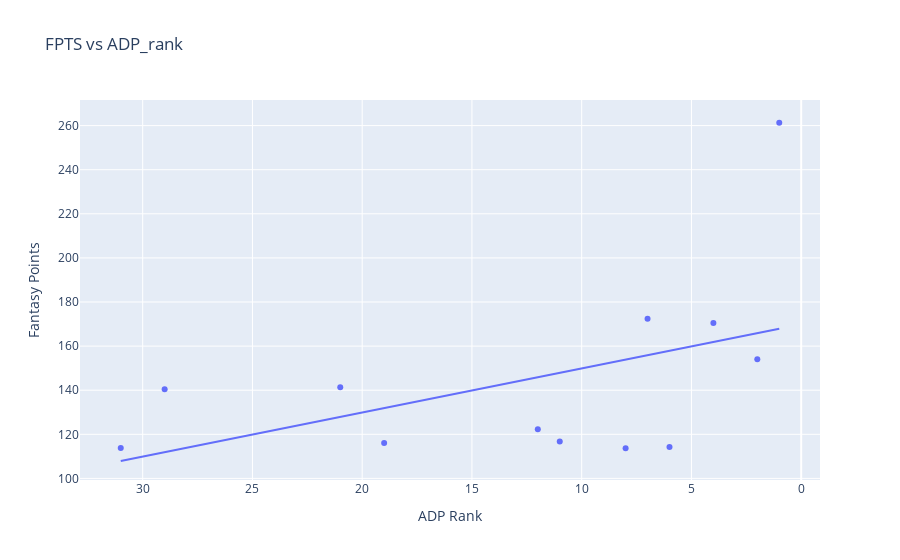

The code cell stored with this chart in its notebook:
### Code cell
analyze_position(df, 'te', per_team=1)

### Figure 1 — Plotly figure (JSON) as saved in the notebook; plotly's stock layout.template omitted (floating-point values rounded to 4 significant figures)
{"data": [{"customdata": [[1, 17], [2, 17], [3, 15], [4, 15], [5, 16], [6, 17], [7, 17], [8, 15], [9, 16], [10, 15], [11, 16], [12, 12]], "hovertemplate": "<b>%{hovertext}</b><br><br>ADP Rank=%{x}<br>Fantasy Points=%{y}<br>FPTS_rank=%{customdata[0]}<br>G=%{customdata[1]}<extra></extra>", "hovertext": ["Travis Kelce", "T.J. Hockenson", "George Kittle", "Mark Andrews", "Taysom Hill", "Evan Engram", "Cole Kmet", "Pat Freiermuth", "Tyler Higbee", "Dalton Schultz", "Juwan Johnson", "Dallas Goedert"], "legendgroup": "", "marker": {"color": "#636efa", "symbol": "circle"}, "mode": "markers", "name": "", "orientation": "v", "showlegend": false, "type": "scatter", "x": [1, 7, 4, 2, 21, 29, 12, 11, 19, 6, 31, 8], "xaxis": "x", "y": [261.3, 172.4, 170.5, 154, 141.3, 140.4, 122.3, 116.7, 116, 114.2, 113.8, 113.7], "yaxis": "y"}, {"hovertemplate": "<b>OLS trendline</b><br>FPTS = -1.99955 * ADP_rank + 169.878<br>R<sup>2</sup>=0.226541<br><br>ADP Rank=%{x}<br>Fantasy Points=%{y} <b>(trend)</b><extra></extra>", "legendgroup": "", "marker": {"color": "#636efa", "symbol": "circle"}, "mode": "lines", "name": "", "showlegend": false, "type": "scatter", "x": [1, 2, 4, 6, 7, 8, 11, 12, 19, 21, 29, 31], "xaxis": "x", "y": [167.9, 165.9, 161.9, 157.9, 155.9, 153.9, 147.9, 145.9, 131.9, 127.9, 111.9, 107.9], "yaxis": "y"}], "layout": {"legend": {"tracegroupgap": 0}, "title": {"text": "FPTS vs ADP_rank"}, "xaxis": {"anchor": "y", "autorange": "reversed", "domain": [0, 1], "title": {"text": "ADP Rank"}}, "yaxis": {"anchor": "x", "domain": [0, 1], "title": {"text": "Fantasy Points"}}}}
